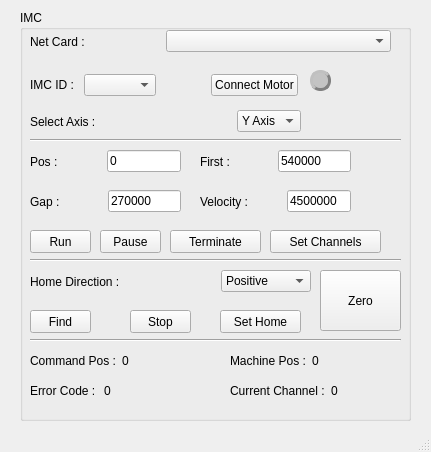
<?xml version="1.0" encoding="UTF-8"?>
<ui version="4.0">
 <class>MainWindow</class>
 <widget class="QMainWindow" name="MainWindow">
  <property name="geometry">
   <rect>
    <x>0</x>
    <y>0</y>
    <width>431</width>
    <height>452</height>
   </rect>
  </property>
  <property name="minimumSize">
   <size>
    <width>0</width>
    <height>0</height>
   </size>
  </property>
  <property name="maximumSize">
   <size>
    <width>480</width>
    <height>16777215</height>
   </size>
  </property>
  <property name="windowTitle">
   <string>IMC Tool</string>
  </property>
  <widget class="QWidget" name="centralwidget">
   <widget class="QGroupBox" name="groupBox_2">
    <property name="geometry">
     <rect>
      <x>20</x>
      <y>10</y>
      <width>391</width>
      <height>411</height>
     </rect>
    </property>
    <property name="title">
     <string>IMC</string>
    </property>
    <widget class="Line" name="line">
     <property name="geometry">
      <rect>
       <x>10</x>
       <y>120</y>
       <width>371</width>
       <height>20</height>
      </rect>
     </property>
     <property name="orientation">
      <enum>Qt::Horizontal</enum>
     </property>
    </widget>
    <widget class="QWidget" name="layoutWidget_5">
     <property name="geometry">
      <rect>
       <x>10</x>
       <y>100</y>
       <width>271</width>
       <height>23</height>
      </rect>
     </property>
     <layout class="QHBoxLayout" name="horizontalLayout_8">
      <item>
       <widget class="QLabel" name="netCard111_2">
        <property name="text">
         <string>Select Axis :</string>
        </property>
       </widget>
      </item>
      <item>
       <spacer name="horizontalSpacer_8">
        <property name="orientation">
         <enum>Qt::Horizontal</enum>
        </property>
        <property name="sizeHint" stdset="0">
         <size>
          <width>40</width>
          <height>20</height>
         </size>
        </property>
       </spacer>
      </item>
      <item>
       <widget class="QComboBox" name="axis">
        <property name="minimumSize">
         <size>
          <width>60</width>
          <height>0</height>
         </size>
        </property>
        <property name="currentIndex">
         <number>1</number>
        </property>
        <item>
         <property name="text">
          <string>X Axis</string>
         </property>
        </item>
        <item>
         <property name="text">
          <string>Y Axis</string>
         </property>
        </item>
       </widget>
      </item>
     </layout>
    </widget>
    <widget class="QWidget" name="layoutWidget_6">
     <property name="geometry">
      <rect>
       <x>10</x>
       <y>60</y>
       <width>268</width>
       <height>30</height>
      </rect>
     </property>
     <layout class="QHBoxLayout" name="horizontalLayout_9">
      <item>
       <widget class="QLabel" name="netCard111_3">
        <property name="text">
         <string>IMC ID : </string>
        </property>
       </widget>
      </item>
      <item>
       <widget class="QComboBox" name="imcid">
        <property name="minimumSize">
         <size>
          <width>60</width>
          <height>0</height>
         </size>
        </property>
       </widget>
      </item>
      <item>
       <spacer name="horizontalSpacer_9">
        <property name="orientation">
         <enum>Qt::Horizontal</enum>
        </property>
        <property name="sizeHint" stdset="0">
         <size>
          <width>40</width>
          <height>20</height>
         </size>
        </property>
       </spacer>
      </item>
      <item>
       <widget class="QPushButton" name="connectMotor">
        <property name="text">
         <string>Connect Motor</string>
        </property>
       </widget>
      </item>
     </layout>
    </widget>
    <widget class="QWidget" name="layoutWidget_7">
     <property name="geometry">
      <rect>
       <x>10</x>
       <y>20</y>
       <width>361</width>
       <height>23</height>
      </rect>
     </property>
     <layout class="QHBoxLayout" name="horizontalLayout_10">
      <item>
       <widget class="QLabel" name="netCard111">
        <property name="text">
         <string>Net Card :</string>
        </property>
       </widget>
      </item>
      <item>
       <widget class="QComboBox" name="netid">
        <property name="minimumSize">
         <size>
          <width>225</width>
          <height>0</height>
         </size>
        </property>
       </widget>
      </item>
     </layout>
    </widget>
    <widget class="QWidget" name="layoutWidget_8">
     <property name="geometry">
      <rect>
       <x>10</x>
       <y>140</y>
       <width>151</width>
       <height>23</height>
      </rect>
     </property>
     <layout class="QHBoxLayout" name="horizontalLayout_11">
      <item>
       <widget class="QLabel" name="netCard111_4">
        <property name="text">
         <string>Pos :</string>
        </property>
       </widget>
      </item>
      <item>
       <spacer name="horizontalSpacer_11">
        <property name="orientation">
         <enum>Qt::Horizontal</enum>
        </property>
        <property name="sizeHint" stdset="0">
         <size>
          <width>78</width>
          <height>20</height>
         </size>
        </property>
       </spacer>
      </item>
      <item>
       <widget class="QLineEdit" name="pos">
        <property name="text">
         <string>0</string>
        </property>
       </widget>
      </item>
     </layout>
    </widget>
    <widget class="QPushButton" name="terminate">
     <property name="geometry">
      <rect>
       <x>150</x>
       <y>220</y>
       <width>91</width>
       <height>23</height>
      </rect>
     </property>
     <property name="text">
      <string>Terminate</string>
     </property>
    </widget>
    <widget class="QPushButton" name="pause">
     <property name="geometry">
      <rect>
       <x>80</x>
       <y>220</y>
       <width>61</width>
       <height>23</height>
      </rect>
     </property>
     <property name="text">
      <string>Pause</string>
     </property>
    </widget>
    <widget class="QPushButton" name="run">
     <property name="geometry">
      <rect>
       <x>10</x>
       <y>220</y>
       <width>61</width>
       <height>23</height>
      </rect>
     </property>
     <property name="text">
      <string>Run</string>
     </property>
    </widget>
    <widget class="Line" name="line_2">
     <property name="geometry">
      <rect>
       <x>10</x>
       <y>240</y>
       <width>371</width>
       <height>20</height>
      </rect>
     </property>
     <property name="orientation">
      <enum>Qt::Horizontal</enum>
     </property>
    </widget>
    <widget class="QPushButton" name="set">
     <property name="geometry">
      <rect>
       <x>200</x>
       <y>300</y>
       <width>81</width>
       <height>23</height>
      </rect>
     </property>
     <property name="text">
      <string>Set Home</string>
     </property>
    </widget>
    <widget class="QPushButton" name="find">
     <property name="geometry">
      <rect>
       <x>10</x>
       <y>300</y>
       <width>61</width>
       <height>23</height>
      </rect>
     </property>
     <property name="text">
      <string>Find</string>
     </property>
    </widget>
    <widget class="QWidget" name="layoutWidget_9">
     <property name="geometry">
      <rect>
       <x>10</x>
       <y>260</y>
       <width>281</width>
       <height>23</height>
      </rect>
     </property>
     <layout class="QHBoxLayout" name="horizontalLayout_12">
      <item>
       <widget class="QLabel" name="netCard111_7">
        <property name="text">
         <string>Home Direction :</string>
        </property>
       </widget>
      </item>
      <item>
       <spacer name="horizontalSpacer_12">
        <property name="orientation">
         <enum>Qt::Horizontal</enum>
        </property>
        <property name="sizeHint" stdset="0">
         <size>
          <width>40</width>
          <height>20</height>
         </size>
        </property>
       </spacer>
      </item>
      <item>
       <widget class="QComboBox" name="direction">
        <property name="minimumSize">
         <size>
          <width>90</width>
          <height>0</height>
         </size>
        </property>
        <item>
         <property name="text">
          <string>Positive</string>
         </property>
        </item>
        <item>
         <property name="text">
          <string>Negative</string>
         </property>
        </item>
       </widget>
      </item>
     </layout>
    </widget>
    <widget class="QPushButton" name="stop">
     <property name="geometry">
      <rect>
       <x>110</x>
       <y>300</y>
       <width>61</width>
       <height>23</height>
      </rect>
     </property>
     <property name="text">
      <string>Stop</string>
     </property>
    </widget>
    <widget class="Line" name="line_3">
     <property name="geometry">
      <rect>
       <x>10</x>
       <y>320</y>
       <width>371</width>
       <height>20</height>
      </rect>
     </property>
     <property name="orientation">
      <enum>Qt::Horizontal</enum>
     </property>
    </widget>
    <widget class="QWidget" name="layoutWidget_12">
     <property name="geometry">
      <rect>
       <x>10</x>
       <y>370</y>
       <width>141</width>
       <height>21</height>
      </rect>
     </property>
     <layout class="QHBoxLayout" name="horizontalLayout_15">
      <item>
       <widget class="QLabel" name="netCard111_6">
        <property name="text">
         <string>Error Code :</string>
        </property>
       </widget>
      </item>
      <item>
       <widget class="QLabel" name="errorCode">
        <property name="text">
         <string>0</string>
        </property>
       </widget>
      </item>
     </layout>
    </widget>
    <widget class="QWidget" name="layoutWidget_11">
     <property name="geometry">
      <rect>
       <x>210</x>
       <y>340</y>
       <width>151</width>
       <height>21</height>
      </rect>
     </property>
     <layout class="QHBoxLayout" name="horizontalLayout_14">
      <item>
       <widget class="QLabel" name="netCard111_8">
        <property name="text">
         <string>Machine Pos :</string>
        </property>
       </widget>
      </item>
      <item>
       <widget class="QLabel" name="machinePos">
        <property name="text">
         <string>0</string>
        </property>
       </widget>
      </item>
     </layout>
    </widget>
    <widget class="QWidget" name="layoutWidget_10">
     <property name="geometry">
      <rect>
       <x>10</x>
       <y>340</y>
       <width>141</width>
       <height>21</height>
      </rect>
     </property>
     <layout class="QHBoxLayout" name="horizontalLayout_13">
      <item>
       <widget class="QLabel" name="netCard111_5">
        <property name="text">
         <string>Command Pos :</string>
        </property>
       </widget>
      </item>
      <item>
       <widget class="QLabel" name="commandPos">
        <property name="text">
         <string>0</string>
        </property>
       </widget>
      </item>
     </layout>
    </widget>
    <widget class="QWidget" name="layoutWidget_13">
     <property name="geometry">
      <rect>
       <x>10</x>
       <y>180</y>
       <width>151</width>
       <height>23</height>
      </rect>
     </property>
     <layout class="QHBoxLayout" name="horizontalLayout_16">
      <item>
       <widget class="QLabel" name="netCard111_9">
        <property name="text">
         <string>Gap :</string>
        </property>
       </widget>
      </item>
      <item>
       <spacer name="horizontalSpacer_13">
        <property name="orientation">
         <enum>Qt::Horizontal</enum>
        </property>
        <property name="sizeHint" stdset="0">
         <size>
          <width>78</width>
          <height>20</height>
         </size>
        </property>
       </spacer>
      </item>
      <item>
       <widget class="QLineEdit" name="gap">
        <property name="text">
         <string>270000</string>
        </property>
       </widget>
      </item>
     </layout>
    </widget>
    <widget class="QWidget" name="layoutWidget_14">
     <property name="geometry">
      <rect>
       <x>180</x>
       <y>140</y>
       <width>151</width>
       <height>23</height>
      </rect>
     </property>
     <layout class="QHBoxLayout" name="horizontalLayout_17">
      <item>
       <widget class="QLabel" name="netCard111_10">
        <property name="text">
         <string>First :</string>
        </property>
       </widget>
      </item>
      <item>
       <spacer name="horizontalSpacer_14">
        <property name="orientation">
         <enum>Qt::Horizontal</enum>
        </property>
        <property name="sizeHint" stdset="0">
         <size>
          <width>78</width>
          <height>20</height>
         </size>
        </property>
       </spacer>
      </item>
      <item>
       <widget class="QLineEdit" name="first">
        <property name="text">
         <string>540000</string>
        </property>
       </widget>
      </item>
     </layout>
    </widget>
    <widget class="QPushButton" name="setChannels">
     <property name="geometry">
      <rect>
       <x>250</x>
       <y>220</y>
       <width>111</width>
       <height>23</height>
      </rect>
     </property>
     <property name="text">
      <string>Set Channels</string>
     </property>
    </widget>
    <widget class="QLabel" name="connectMotorLabel">
     <property name="geometry">
      <rect>
       <x>290</x>
       <y>60</y>
       <width>21</width>
       <height>21</height>
      </rect>
     </property>
     <property name="styleSheet">
      <string notr="true">QLabel#connectMotorLabel{background-color:rgb(195,195,195);border-radius:10px;border:3px groove gray;border-style:outset;}</string>
     </property>
     <property name="text">
      <string/>
     </property>
    </widget>
    <widget class="QWidget" name="layoutWidget_15">
     <property name="geometry">
      <rect>
       <x>180</x>
       <y>180</y>
       <width>151</width>
       <height>23</height>
      </rect>
     </property>
     <layout class="QHBoxLayout" name="horizontalLayout_18">
      <item>
       <widget class="QLabel" name="netCard111_11">
        <property name="text">
         <string>Velocity :</string>
        </property>
       </widget>
      </item>
      <item>
       <spacer name="horizontalSpacer_15">
        <property name="orientation">
         <enum>Qt::Horizontal</enum>
        </property>
        <property name="sizeHint" stdset="0">
         <size>
          <width>78</width>
          <height>20</height>
         </size>
        </property>
       </spacer>
      </item>
      <item>
       <widget class="QLineEdit" name="velocity">
        <property name="text">
         <string>4500000</string>
        </property>
       </widget>
      </item>
     </layout>
    </widget>
    <widget class="QPushButton" name="zero">
     <property name="geometry">
      <rect>
       <x>300</x>
       <y>260</y>
       <width>81</width>
       <height>61</height>
      </rect>
     </property>
     <property name="text">
      <string>Zero</string>
     </property>
    </widget>
    <widget class="QWidget" name="layoutWidget_16">
     <property name="geometry">
      <rect>
       <x>210</x>
       <y>370</y>
       <width>153</width>
       <height>21</height>
      </rect>
     </property>
     <layout class="QHBoxLayout" name="horizontalLayout_19">
      <item>
       <widget class="QLabel" name="netCard111_12">
        <property name="text">
         <string>Current Channel :</string>
        </property>
       </widget>
      </item>
      <item>
       <widget class="QLabel" name="channel">
        <property name="text">
         <string>0</string>
        </property>
       </widget>
      </item>
     </layout>
    </widget>
   </widget>
  </widget>
  <widget class="QMenuBar" name="menubar">
   <property name="geometry">
    <rect>
     <x>0</x>
     <y>0</y>
     <width>431</width>
     <height>26</height>
    </rect>
   </property>
  </widget>
  <widget class="QStatusBar" name="statusbar"/>
 </widget>
 <resources/>
 <connections/>
</ui>
